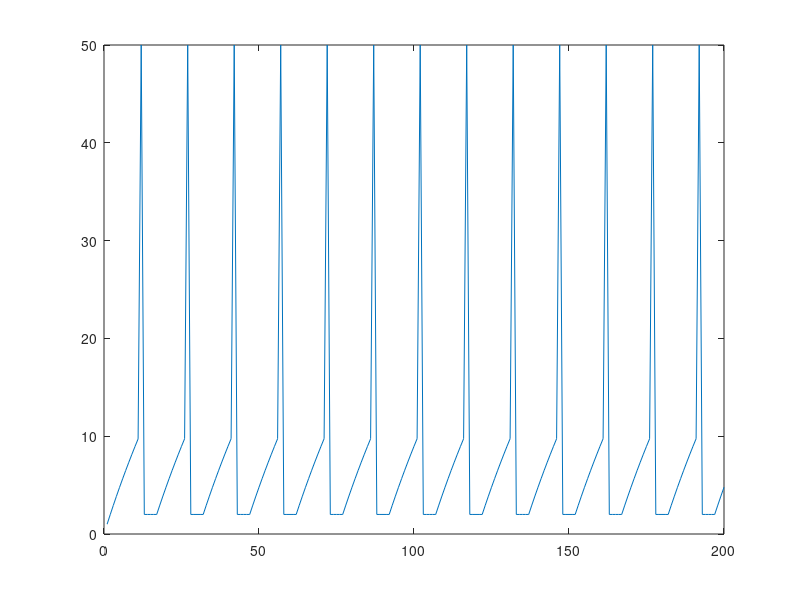

This figure's MATLAB source:
% Basic integrate-and-fire neuron 
% R Rao 2007
% with added noise

clear

% capacitance and leak resistance
C = 1 % nF
R = 40 % M ohms

% I & F implementation dV/dt = - V/RC + I/C
% Using h = 1 ms step size, Euler method

V = 0;
tstop = 200; % total integration time
abs_ref = 5; % absolute refractory period 
ref = 0; % absolute refractory period counter
V_trace = []; % voltage trace for plotting
V_th = 10; % spike threshold
spiketimes = []; % list of spike times
prev_spike = 0;
spike_intervals = [];
% input current
noiseamp = 0;   % amplitude of added noise
I = 1 + noiseamp*randn(1,tstop); % nA; Gaussian noise


for t = 1:tstop
  
   if ~ref
     V = V - (V/(R*C)) + (I(t)/C)
   else
     ref = ref - 1;
     V = 0.2*V_th; % reset voltage
   end
   
   if (V > V_th)
     V = 50;  % emit spike
     spiketimes = [spiketimes t]; % save times of spikes 
     spike_intervals = [spike_intervals (t - prev_spike)];
     prev_spike = t;
     ref = abs_ref; % set refractory counter
   end

   V_trace = [V_trace V];

end
  %N = hist (spike_intervals)
  %plot(N)
  plot(V_trace)

